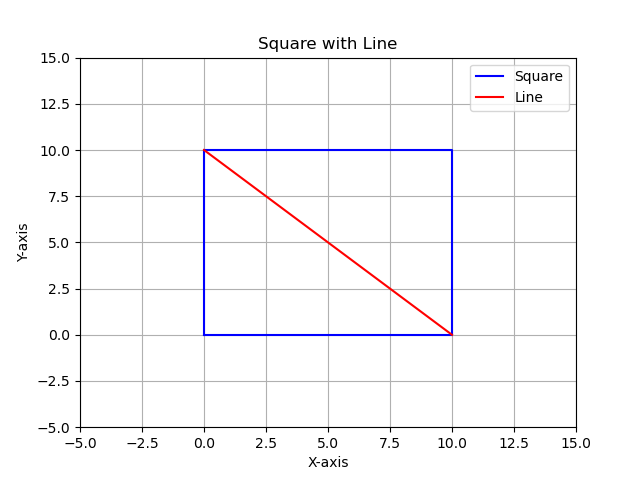

Recreate this plot in Python.
import numpy as np
import matplotlib.pyplot as plt
from scipy import integrate


class Square:
    def __init__(self, side=10):
        self.side = side
        self.perimeter = 4*self.side
    
    def c2d_map(self, c):
        '''
        c: the distance from the left-bottom corner of the Square to the starting end point, along the boundary of the Square counterclockwise, c in [0, 2*side);
        d: the distance from the left-bottom corner of the Square to the ending end point, along the aboundary of the Square counterclockwise, d in [2*side, perimeter)
        '''
        return c + 2*self.side

    def get_coordinates(self, perimeter_distance):
        if perimeter_distance > 4*self.side:
            raise ValueError

        if perimeter_distance <= self.side:
            return (perimeter_distance, 0)
        elif perimeter_distance <= 2*self.side:
            return (self.side, perimeter_distance - self.side)
        elif perimeter_distance <= 3*self.side:
            return (self.side - perimeter_distance + 2*self.side, self.side)
        else:
            return (0, self.side - perimeter_distance + 3*self.side)

    def get_partition_line(self, c, d):
        c_coordinate = self.get_coordinates(c)
        d_coordinate = self.get_coordinates(d)
        if c_coordinate[0] == d_coordinate[0]: return "vertical"
        k = (d_coordinate[1] - c_coordinate[1])/(d_coordinate[0] - c_coordinate[0])
        b = c_coordinate[1] - k*c_coordinate[0]

        return (k, b)


class c2d_map:
    def __init__(self, c, square) -> None:
        self.c = c
        self.square = square

    def find_d(self):
        pass

class Node:
    def __init__(self, c_range, lb, ub, father, children=[]) -> None:
        self.c_range = c_range
        self.lb = lb
        self.ub = ub
        self.father = father
        self.children = children

class BranchAndBound:
    def __init__(self, compact_set, cost_funcs, density_func, c0=0, tol=1e-3) -> None:
        '''
        compact set: the set of whole region;
        cost_func: the cost function of a subregion;
        starting_c0: one end point of the starting partition.
        '''
        self.square = compact_set
        self.cost_func = cost_funcs[0]
        self.W1 = cost_funcs[1]
        self.W2 = cost_funcs[2]
        self.c0 = c0
        self.d0 = compact_set.c2d_map(self.c0)
        self.density_func = density_func
        self.tol = tol

        initial_node = [self.c0, self.d0]
        lb, ub = self.bound(initial_node)
        self.node_ls = [Node(initial_node, lb, ub, None)]
        self.unexplored_node_ls = self.node_ls[:]
        self.best_ub = ub
        self.worst_lb = lb

    def branch(self, node):
        '''
        A node is a pair of lb and ub of c
        This function divides one node into two nodes by separating the node from the center of the interval.
        '''
        node = node.c_range
        subnode1_range, subnode2_range = [node[0], (node[0] + node[1])/2], [(node[0] + node[1])/2, node[1]]
        subnode1_lb, subnode1_ub = self.bound(subnode1_range)
        subnode2_lb, subnode2_ub = self.bound(subnode2_range)
        subnode1, subnode2 = Node(subnode1_range, subnode1_lb, subnode1_ub, node), Node(subnode2_range, subnode2_lb, subnode2_ub, node)
        return subnode1, subnode2

    def bound(self, node):
        median_c = (node[0] + node[1])/2
        median_d = self.square.c2d_map(median_c)
        UB = self.cost_func(median_c, median_d, self.density_func, self.square)

        LB_left_bottom = self.W1(node[0], self.square.c2d_map(node[1]), self.density_func, self.square)
        LB_right_top = self.W2(node[1], self.square.c2d_map(node[0]), self.density_func, self.square)
        LB = max(LB_left_bottom, LB_right_top)

        return LB, UB

    def get_iter_bds(self, node):
        if not node.children:
            return (node.lb, node.ub)
        children_bds = [self.get_iter_bds(child) for child in node.children]
        children_lb = [bd[0] for bd in children_bds]
        children_ub = [bd[1] for bd in children_bds]
        return min(children_lb), min(children_ub)
    

    def solve(self):

        while self.best_ub - self.worst_lb > self.tol:
            # Branch and bound
            node = self.unexplored_node_ls[0]
            self.unexplored_node_ls.remove(node)
            new_node1, new_node2 = self.branch(node)
            node.children = [new_node1, new_node2]
            self.node_ls = self.node_ls + node.children
            self.unexplored_node_ls = self.unexplored_node_ls + node.children
            bds_ls = [self.get_iter_bds(node) for node in self.node_ls]
            self.lb_ls = [bd[0] for bd in bds_ls]
            self.ub_ls = [bd[1] for bd in bds_ls]
            
            # Pruning unnecessary nodes
            self.best_ub = min(self.ub_ls)
            self.worst_lb = min(self.lb_ls)
            print(f"DEBUG: best ub: {self.best_ub}\n\t worst lb: {self.worst_lb}\n\t gap: {self.best_ub - self.worst_lb}.")
            for node in self.node_ls:
                if node.lb > self.best_ub:
                    self.node_ls.remove(node)
            for node in self.unexplored_node_ls:
                if node.lb > self.best_ub:
                    self.unexplored_node_ls.remove(node)
        
        best_node = min(self.node_ls, key=lambda node: self.get_iter_bds(node)[1])
        best_c = (best_node.c_range[0] + best_node.c_range[1])/2
        best_d = self.square.c2d_map(best_c)

        return best_c, best_d, self.square.get_coordinates(best_c), self.square.get_coordinates(best_d)


def W1(c, d, density_func, square):
    c_coordiantes, d_coordinates = square.get_coordinates(c), square.get_coordinates(d)
    partition_line = square.get_partition_line(c, d)
    if partition_line == "vertical":
        result, error = integrate.dblquad(density_func, 0, c_coordiantes[0], 0, square.side)
    else:
        k, b = partition_line
        if c_coordiantes[0] < d_coordinates[0]:
            result, error = integrate.dblquad(density_func, 0, d_coordinates[0], lambda x: max(0, k*x + b), square.side)
        elif c_coordiantes[0] > d_coordinates[0]:
            result, error = integrate.dblquad(density_func, 0, c_coordiantes[0], 0, lambda x: min(k*x + b, square.side))
    return result

def W2(c, d, density_func, square):
    c_coordiantes, d_coordinates = square.get_coordinates(c), square.get_coordinates(d)
    partition_line = square.get_partition_line(c, d)
    if partition_line == "vertical":
        result, error = integrate.dblquad(density_func, c_coordiantes[0], square.side, 0, square.side)
    else:
        k, b = partition_line
        if c_coordiantes[0] < d_coordinates[0]:
            result, error = integrate.dblquad(density_func, c_coordiantes[0], square.side, 0, lambda x: min(square.side, k*x + b))
        elif c_coordiantes[0] > d_coordinates[0]:
            result, error = integrate.dblquad(density_func, d_coordinates[0], square.side, lambda x: max(k*x + b, 0), square.side)
    return result
    
def W(c, d, density_func, square):
    return max(W1(c, d, density_func, square), W2(c, d, density_func, square))


side = 10
density_func = lambda y, x: 1/(side*side)
square = Square(side)
problem = BranchAndBound(square, (W, W1, W2), density_func)
best_c, best_d, c_coord, d_coord = problem.solve()

# Define the side length of the square
side_length = 10

# Define the coordinates for the line
x_coords = [c_coord[0], d_coord[0]] # x-coordinates
y_coords = [c_coord[1], d_coord[1]] # y-coordinates

# Create a new figure
plt.figure()

# Draw the square
square_x = [0, side_length, side_length, 0, 0]
square_y = [0, 0, side_length, side_length, 0]
plt.plot(square_x, square_y, label='Square', color='blue')

# Draw the line
plt.plot(x_coords, y_coords, label='Line', color='red')

# Set axis limits and labels
plt.xlim(-5, 15)
plt.ylim(-5, 15)
plt.xlabel('X-axis')
plt.ylabel('Y-axis')

# Add a legend
plt.legend()

# Show the plot
plt.grid(True)
plt.title('Square with Line')
plt.savefig('2-partition-BB.png')